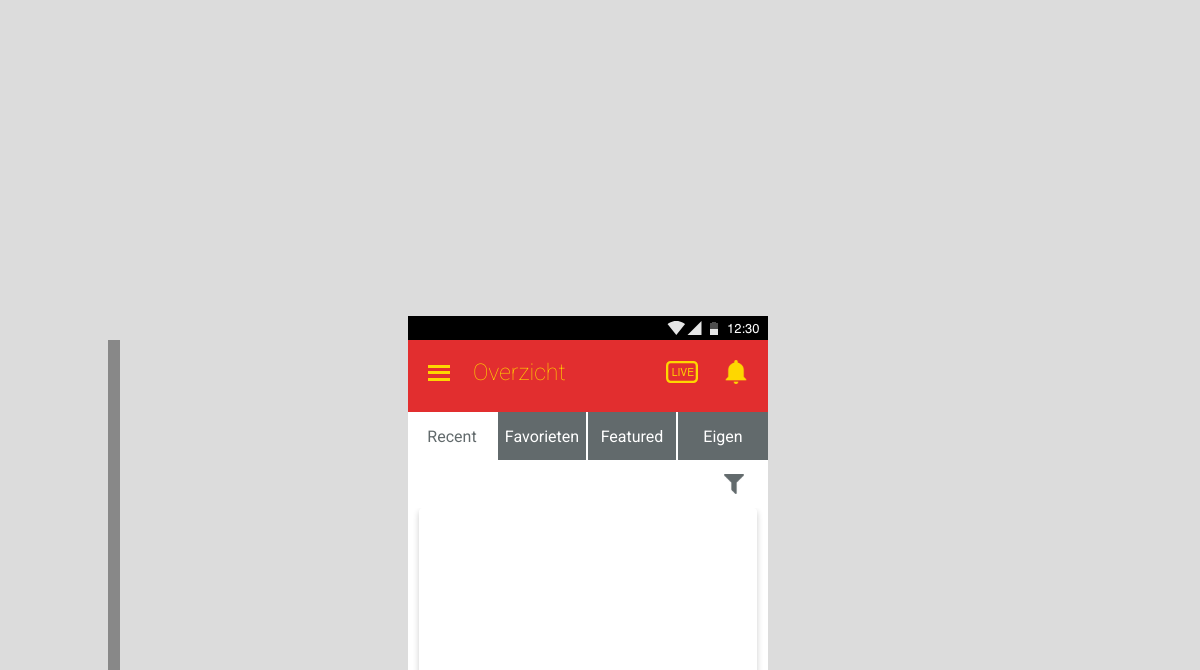
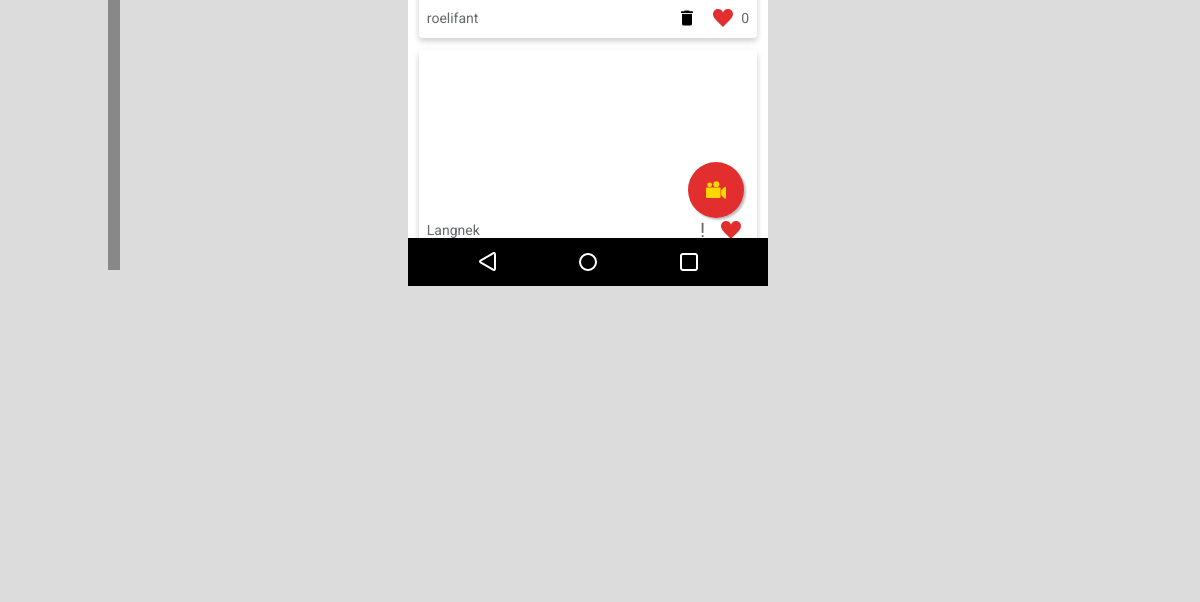
The app's page /overview.php (signed in), older data (2 pictures, top to bottom).
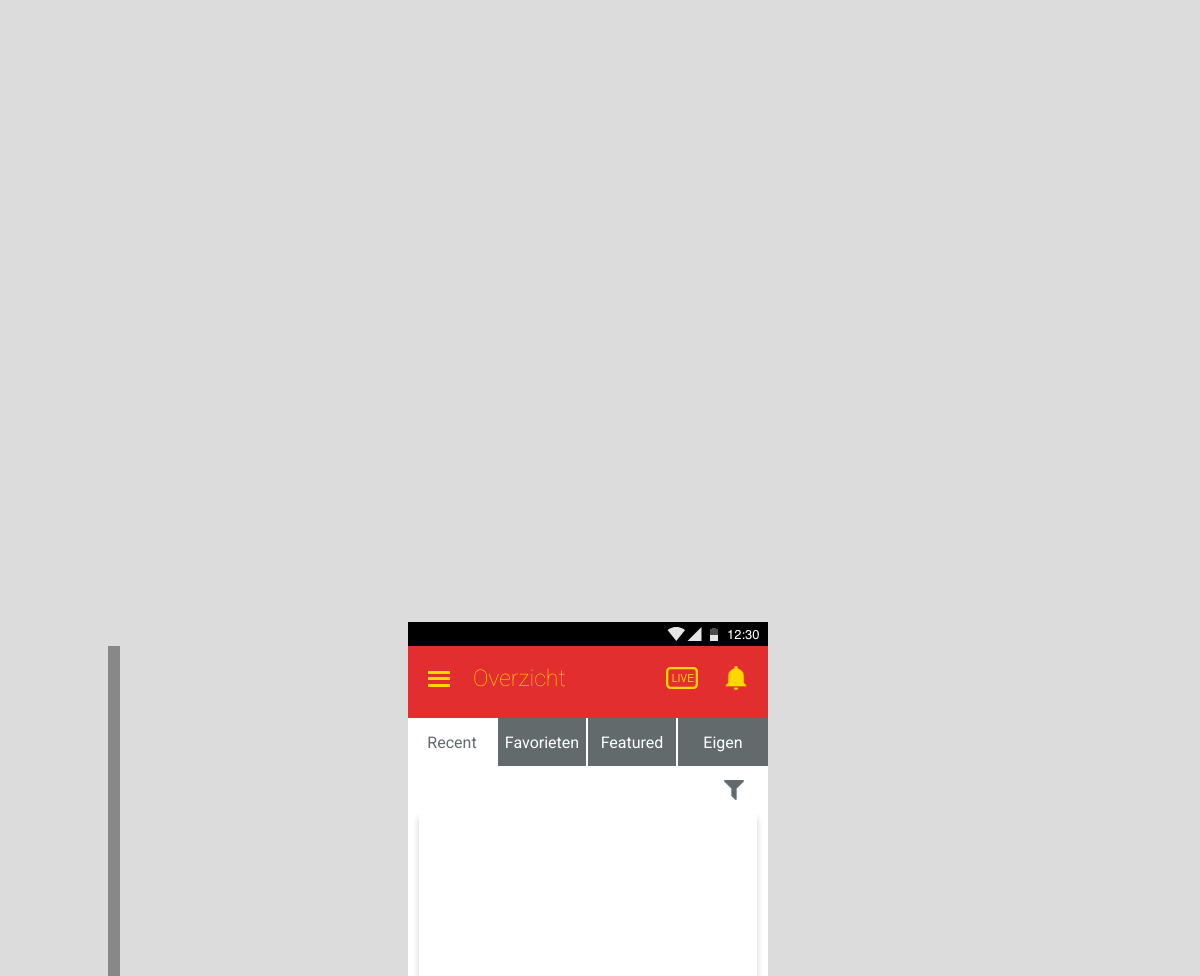
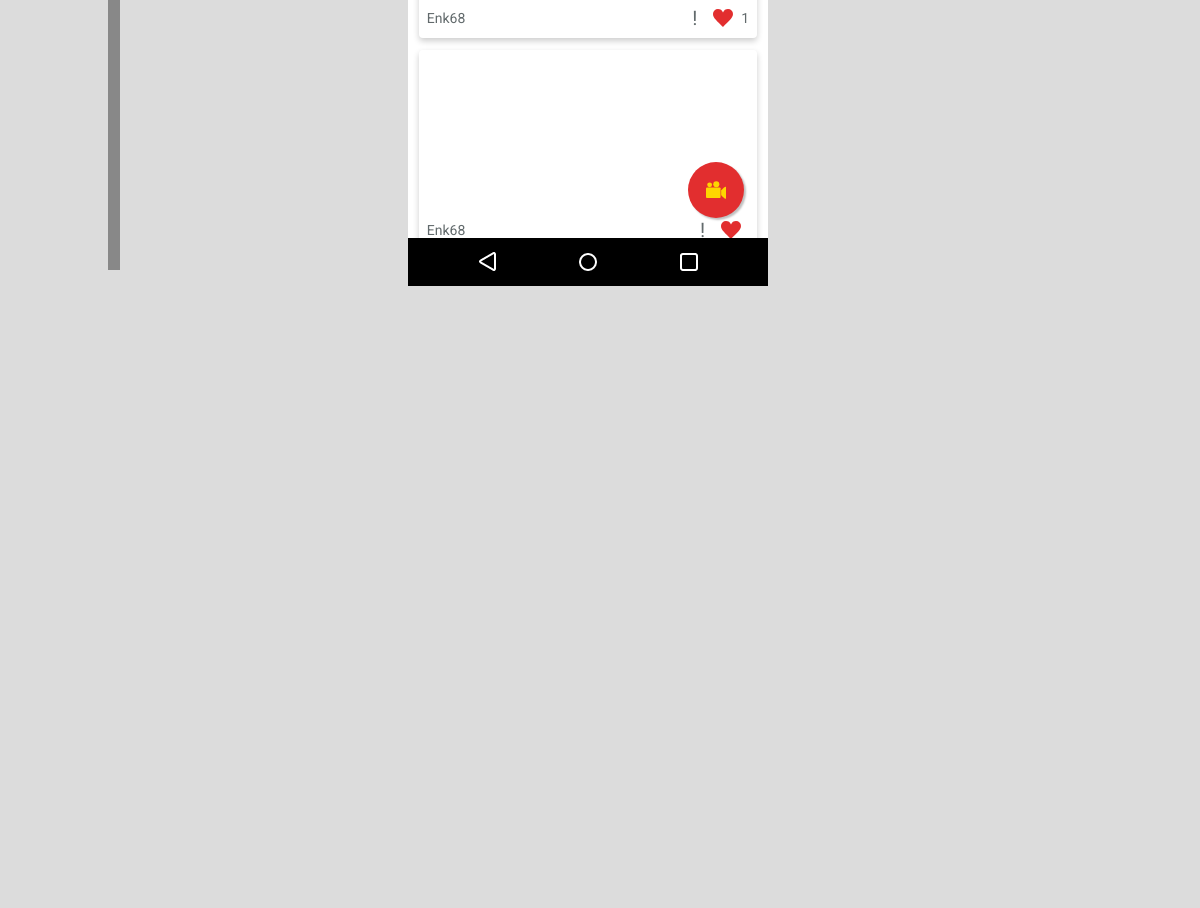
The same page, newer data (2 pictures, top to bottom).
### tables this page shows
CREATE TABLE `videos` (
  `id` int(11) NOT NULL,
  `data` varchar(200) NOT NULL,
  `timestamp` int(11) NOT NULL,
  `uploader` varchar(200) NOT NULL,
  `stemmen` int(11) NOT NULL,
  `status` varchar(200) NOT NULL
);

### classes/Melding.php (called while the page is built, shortened)
<?php
    class Melding
    {
        public function countAllNew(){
            $conn = Db::getInstance();
            $statement = $conn->prepare("SELECT * FROM meldingen WHERE ontvanger = :ontvanger AND gezien = 'false';");
            $statement->bindValue(":ontvanger", $_SESSION["user"]);
            $statement->execute();
            $res = $statement->fetchAll(PDO::FETCH_ASSOC);
            $rows = count($res);
            return $rows;
        }
}

### classes/Video.php (called while the page is built, shortened)
<?php
    class Video
    {
        private $m_iVotes;
        private $m_bVoted;
        public function __set($p_sProperty, $p_vValue)
        {
            switch ($p_sProperty) {
                case "Votes":
                    $this->m_iVotes = $p_vValue;
                    break;
                case "Voted":
                    $this->m_bVoted = $p_vValue;
                    break;
            }
        }
        public function __get($p_sProperty)
        {
            switch ($p_sProperty) {
                case "Votes":
                    return $this->m_iVotes;
                    break;
                case "Voted":
                    return $this->m_bVoted;
                    break;
            }
        }
        public function checkVote($p_iVideoid, $p_iUserid){
            $conn = Db::getInstance();
            $statement1 = $conn->prepare("SELECT * FROM stemmen WHERE video_id = :video_id;");
            $statement1->bindValue(":video_id", $p_iVideoid);
            $statement1->execute();
            $res = $statement1->fetchAll(PDO::FETCH_ASSOC);
            $rows = count($res);
            $this->Votes = $rows;
            $statement3 = $conn->prepare("SELECT * FROM stemmen WHERE video_id = :video_id AND user_id = :user_id;");
            $statement3->bindValue(":user_id", $p_iUserid);
            $statement3->bindValue(":video_id", $p_iVideoid);
            $statement3->execute();
            $res2 = $statement3->fetchAll(PDO::FETCH_ASSOC);
            $rows2 = count($res2);
            if($rows2 > 0){
                $this->Voted = true;
            } else {
                $this->Voted = false;
            }
            $conn = Db::getInstance();
            $statement = $conn->prepare("SELECT * FROM videos WHERE id = :video_id ORDER BY id DESC;");
            $statement->bindValue(":video_id", $p_iVideoid);
            $statement->execute();
            $res = $statement->fetch(PDO::FETCH_ASSOC);
            if($res["uploader"] == $_SESSION["user"]){
                $this->Voted = true;
            }
        }
        public function printRecent(){
            $conn = Db::getInstance();
            $statement = $conn->prepare("SELECT * FROM videos WHERE NOT status = 'removed' AND id not in (SELECT video_id FROM reports WHERE reporter = :user) ORDER BY id DESC;");
            $statement->bindValue(":user", $_SESSION["user"]);
            $statement->execute();
            return $statement->fetchAll(PDO::FETCH_ASSOC);
        }
    }

### overview.php (the view, shortened to what the changed rows need)
<?php
    $videos = new Video;
    $res = $videos->printRecent();
    $videos->feature();
?><!DOCTYPE html>
<html lang="en">
<head>
</head>
</head>
<body>
    <div class="container">
        <div class="scherm">
            <?php include_once("includes/mainHeader.php"); ?>
            <main>
               <div id="videocontainer">
                <?php foreach ( $res as $key => $video): ?>
                  <div class="video">
                     <div class="imgcontainer">
                        <a href='pages/videoPlayer.php?id=<?php echo $video["id"];?>'>
                         <video src="<?php echo "uploads/videos/" . $video["data"]?>" alt="video thumbnail">
                             <source src="uploads/videos/<?php echo $video["data"] ?>" type="video/webm">
                         </video>
                         </a>
                     </div>
                     <div class="actionbar">
                        <p class="naam"><?php echo $video["uploader"]?></p>
                        <div class="right-actions">
                          <?php if($video["uploader"] == $_SESSION["user"]) : ?>
                          <a href="#" class="verwijder">
                           <img src="images/ic_delete.svg" alt="verwijder je video" />
                            </a>
                           <?php else : ?>
                           <a href="#" class="rapporteer">
                               <p>!</p>
                           </a>
                           <?php endif ; ?>
                           <a href="#" class="stem">
                              <img src="images/ic_favorite.svg" alt="markeer als favoriet" />
                           </a>
                            <p class="count"><?php $videos->checkVote($video["id"], $_SESSION["userid"]);
        if($videos->Voted == true){
                                echo $videos->Votes;
    }
                                ?>
                            </p>
                        </div>
                     </div>
                  </div>
                  <?php endforeach; ?>
               </div>
            </main>
        </div>
    </div>
</body>
</html>

Row changes from the older to the newer data that the page shows:
no longer on this page (row edited): videos: uploader "roelifant", Votes "0"
no longer on this page (row edited): videos: uploader "Langnek"
added videos: uploader "Enk68", Votes "1"
added videos: uploader "Enk68"
